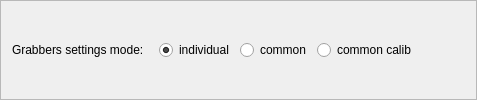
        <widget class="QFrame" name="frame_26">
         <property name="frameShape">
          <enum>QFrame::StyledPanel</enum>
         </property>
         <property name="frameShadow">
          <enum>QFrame::Raised</enum>
         </property>
         <layout class="QGridLayout" name="gridLayout_16">
          <item row="0" column="0">
           <widget class="QLabel" name="label_35">
            <property name="text">
             <string>Grabbers settings mode:</string>
            </property>
           </widget>
          </item>
          <item row="0" column="1">
           <widget class="QWidget" name="widget_2" native="true">
            <layout class="QHBoxLayout" name="horizontalLayout">
             <item>
              <widget class="QRadioButton" name="rbIndividual">
               <property name="text">
                <string>individual</string>
               </property>
               <property name="checked">
                <bool>true</bool>
               </property>
              </widget>
             </item>
             <item>
              <widget class="QRadioButton" name="rbCommon">
               <property name="text">
                <string>common</string>
               </property>
              </widget>
             </item>
             <item>
              <widget class="QRadioButton" name="rbCommonCalib">
               <property name="text">
                <string>common calib</string>
               </property>
              </widget>
             </item>
            </layout>
           </widget>
          </item>
          <item row="0" column="4">
           <spacer name="horizontalSpacer_23">
            <property name="orientation">
             <enum>Qt::Horizontal</enum>
            </property>
            <property name="sizeHint" stdset="0">
             <size>
              <width>40</width>
              <height>20</height>
             </size>
            </property>
           </spacer>
          </item>
         </layout>
        </widget>
